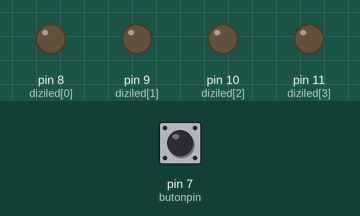
This sketch was run on a simulated Arduino Uno, built with avr-gcc and run on an emulated ATmega328P. On the bench: output pins drawn as LEDs (lit = HIGH). Dashed ring = blinking. The test bench sets the inputs (shaded band); at power-on: pin 7 (butonpin) LOW.

Above: at 1.2 s.
1.3 s: pin 7 (butonpin) pulled HIGH for 1 s
At 3.4 s:
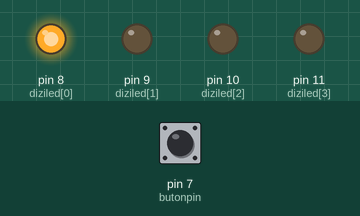
3.8 s: pin 7 (butonpin) pulled HIGH for 0.15 s
At 4.7 s:
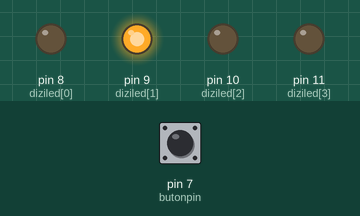
5.4 s: pin 7 (butonpin) pulled HIGH for 3.2 s
At 5.5 s:
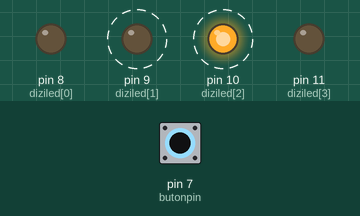
Timing chart, 0 to 9.9 s (numbered marks = the images above; inputs shaded):
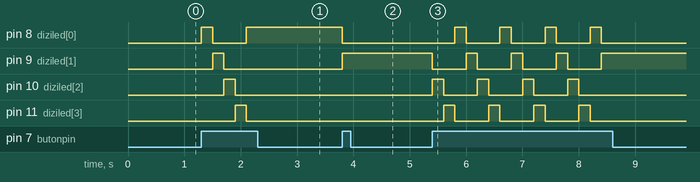

The sketch:

2.2.2_Tek_Butonlu_LED_kontrolu.ino
```cpp
int diziled[] = {8, 9, 10, 11};// 4 adet ledi tanımlayan bir dizi oluşturulmuştur.
int sayi = 4; //led sayısı kadar sayi değişkenine değer atanır.
int butonpin = 7; // butonpin değişkenine 7 nolu pin tanımlanır.
int butondurumu = 0; // buton değeri olarak başlangıç için deger isimli değişkene 0 atanır.
int butonbassayac = 0; //

void setup() {
for (int i = 0 ; i < sayi ; i++)
{
pinMode(diziled[i], OUTPUT); // Arduino kartında led çıkışları  8,9,10 ve 11 olarak atanır.
}
pinMode(butonpin, INPUT); //Arduino kartında buton basıldığında giriş değeri alınacak pin atanır.
}

void loop() {
butondurumu = digitalRead(butonpin); //deger isimli değişkene butonun durumu atanır. Bu durum buton basıldığında HIGH, serbest bırakıldığında LOW'dur.
if (butondurumu == HIGH) // butonbassayac arttıkça Led1'den Led4'e kadar her defasında bir led pini çıkışı HIGH diğer üçü LOW olacak şekilde döngü sağlanır.
{
for (int i = 0 ; i < sayi ; i++)
{
if (butonbassayac % sayi == i)
digitalWrite(diziled[i], HIGH);
else
digitalWrite(diziled[i], LOW);
}
butonbassayac++; //sayaç 1 artar
delay(200); //2msn geçikme sağlar.
}
}
```

Measured:
- after the input at 1.3 s, pin 8 (diziled[0]): LOW → HIGH at once, → LOW 0.20 s later, → HIGH 0.60 s later; pin 9 (diziled[1]): LOW → HIGH after 0.20 s, → LOW 0.20 s later; pin 10 (diziled[2]): LOW → HIGH after 0.40 s, → LOW 0.20 s later; pin 11 (diziled[3]): LOW → HIGH after 0.60 s, → LOW 0.20 s later
- after the input at 3.8 s, pin 8 (diziled[0]): HIGH → LOW at once; pin 9 (diziled[1]): LOW → HIGH at once
- after the input at 5.4 s, pin 8 (diziled[0]): alternates HIGH for 0.20 s and LOW for 0.60 s, 8 changes in all, then stays LOW, starting after 0.40 s; pin 9 (diziled[1]): alternates HIGH for 0.20 s and LOW for 0.60 s, 8 changes in all, then stays HIGH, starting at once
